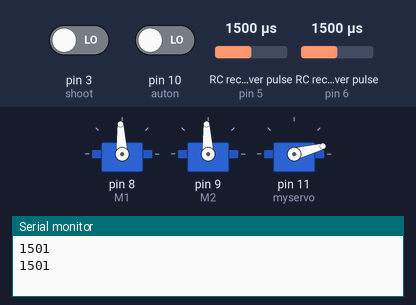
Recording of a sketch running on a simulated Arduino Uno, built with avr-gcc and run on an emulated ATmega328P. Shown: 3 × servo, the last lines printed to the serial monitor. Wiring (inferred from the names in the program): 2 × RC receiver channel: data pin 5 / data pin 6. The inputs (shaded band) are chosen by the test bench; at power-on: RC receiver pulse (sensors on pin 5, pin 6) 1500 µs, pin 3 (shoot) LOW, pin 10 (auton) LOW.

Above: at 3.2 s.
3.3 s: RC receiver pulse (sensor on pin 5) set to 1020 µs
At 6.0 s:
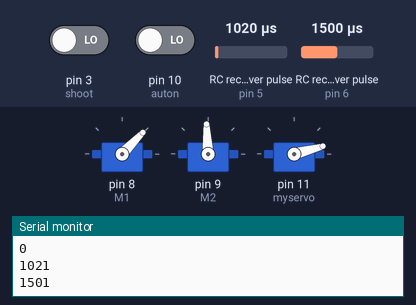
6.3 s: RC receiver pulse (sensor on pin 6) set to 1250 µs
At 8.2 s:
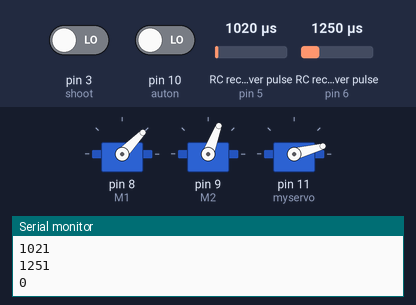
8.5 s: RC receiver pulse (sensor on pin 5) set to 1750 µs
At 10.2 s:
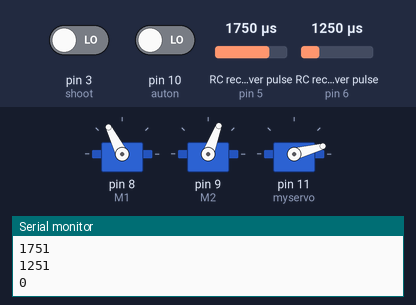
10.5 s: RC receiver pulse (sensor on pin 6) set to 1980 µs
At 11.6 s:
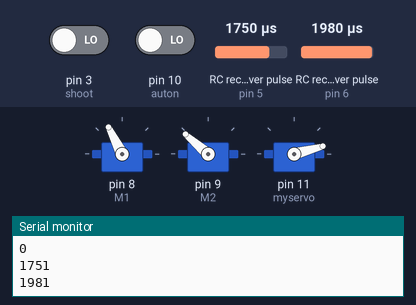
12.6 s: RC receiver pulse (sensor on pin 5) set to 1240 µs
At 13.9 s:
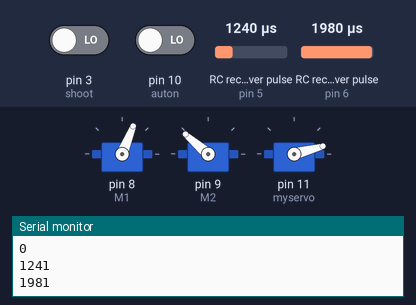
14.6 s: RC receiver pulse (sensor on pin 6) set to 1490 µs
At 16.1 s:
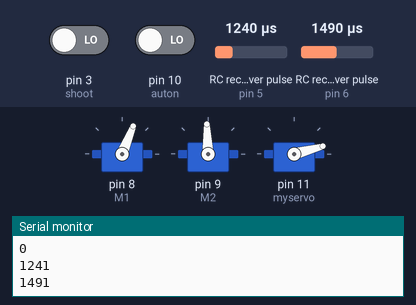
Timing chart, 0 to 17.6 s (numbered marks = the images above; inputs shaded):
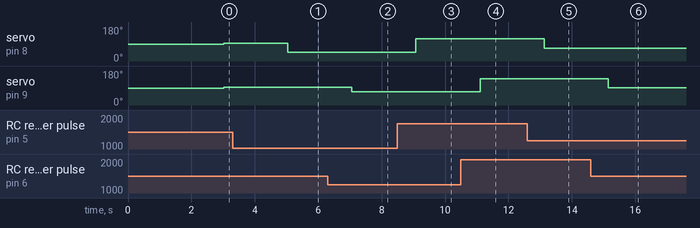

The sketch:

CROUTON_driveshootauto.ino
```cpp
//RoboClaw RC Mode
//Control RoboClaw with servo pulses from a microcontroller.

/*
 * To Turn ON:
 * Turn on remote, with channel 5 in Up position
 * Power up Roboclaw
 * Wait ~10 seconds
 * Plug in Arduino
 *
 *
 * Wiring:
 * 3 -> Receiver 3
 * 5,6 -> Receiver 2,1
 * 8,9 -> Roboclaw S1, S2
 * 10 -> Receiver 5
 * 11 -> Servo signal
 * 5V -> Servo power
 * GRD -> Receiver GRD, Servo GRD
 *
 * On Roboclaw: RC Mode, Mix On, Exp On, Deadband to 5.5%
 * Receiver power -> Roboclaw power
 * Receiver GRD -> Roboclaw GRD
 */


#include <Servo.h>
#include <math.h>

#define MIN 1250
#define MAX 1750
#define STOP 1500
#define DEAD 50


int ch1 = 5;
int ch2 = 6;

int shoot = 3;
int auton = 10;

int pwm;
int trig;
int do_aut;

int max_steps;
int steps;

Servo M1; // create servo object to control a RoboClaw channel
Servo M2; // create servo object to control a RoboClaw channel
Servo myservo; //gun servo
int pos = 0; // variable to store the servo position


void setup()
{
 M1.attach(8); // attaches the RC signal on pin 5 to the servo object
 M2.attach(9); // attaches the RC signal on pin 6 to the servo object
 myservo.attach(11);

  Serial.begin(9600);
  pinMode(ch1, INPUT);
  pinMode(ch2, INPUT);

  pinMode(shoot, INPUT);
  pinMode(auton, INPUT);

  do_aut = pulseIn(auton, HIGH);
  pwm = pulseIn(shoot, HIGH);
  myservo.write(15);
  steps = 0;
  max_steps = 20;

}
void loop()
{
  while (steps < max_steps)
  {
    do_aut = pulseIn(auton, HIGH);
    if (do_aut > 1500)
    {
      M1.writeMicroseconds(MAX);
      steps += 1;
      delay(200);
      Serial.print(steps);
      Serial.print("\n");
    }
    else {
      break;
    }
  }
  int read1 = pulseIn(ch1, HIGH);
  int read2 = pulseIn(ch2, HIGH);
  Serial.print(read1);
  Serial.print("\n");
  Serial.print(read2);
  Serial.print("\n");
  Serial.print("\n");

  if (read1 < 2000 && read1 > 1000) {
    M1.writeMicroseconds(read1);
  }
  else {
     M1.writeMicroseconds(STOP);
  }
  if (read2 < 2000 && read2 > 1000) {
    M2.writeMicroseconds(read2);
  }
  else {
     M2.writeMicroseconds(STOP);
  }


  trig = pulseIn(shoot, HIGH);
  Serial.print(trig);
  Serial.print("\n");


  if (abs(pwm - trig) > 500) {

    myservo.write(70);              // tell servo to go to position in variable 'pos'
    delay(140);      // waits 15ms for the servo to reach the position

    myservo.write(15);
    delay(100);

    pwm = trig;
    Serial.print("shooting \n");
  }

}
```

Measured:
- after the input at 3.3 s, servo on pin 8 (M1): 93° → 46° after 1.7 s
- after the input at 6.3 s, servo on pin 9 (M2): 93° → 69° after 0.76 s
- after the input at 8.5 s, servo on pin 8 (M1): 46° → 117° after 0.58 s
- after the input at 10.5 s, servo on pin 9 (M2): 69° → 139° after 0.60 s
- after the input at 12.6 s, servo on pin 8 (M1): 117° → 68° after 0.52 s
- after the input at 14.6 s, servo on pin 9 (M2): 139° → 92° after 0.54 s
